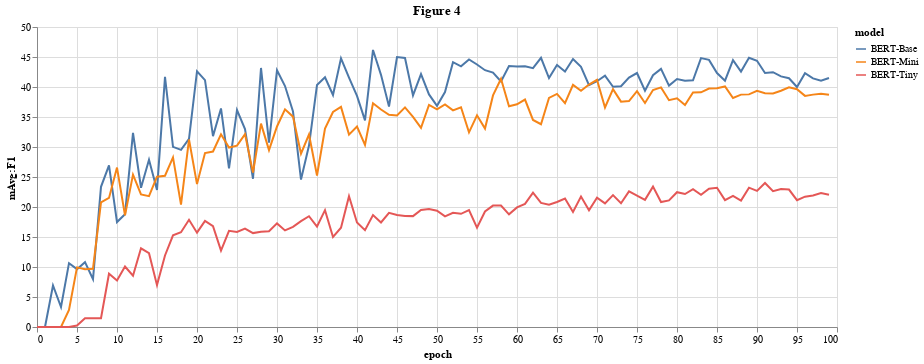

Notebook cell for this chart:
### Code cell
alt.Chart(df[df['model'].isin(['BERT-Base', 'BERT-Mini', 'BERT-Tiny'])]).mark_line().encode(
    x='epoch',
    y='mAvg:F1',
    color='model',
).properties(
    width=800,
    height=300,
    title='Figure 4'
)

### Figure 1 — Vega-Lite specification as saved in the notebook (floating-point values rounded to 4 significant figures; data arrays with more than 128 entries replaced by an {"elided": "..."} marker saying what was removed)
{"config": {"view": {"continuousWidth": 400, "continuousHeight": 300}}, "data": {"name": "data-254e7f010270771bc53711c2a492e15a"}, "mark": "line", "encoding": {"color": {"type": "nominal", "field": "model"}, "x": {"type": "quantitative", "field": "epoch"}, "y": {"type": "quantitative", "field": "mAvg:F1"}}, "height": 300, "title": "Figure 4", "width": 800, "$schema": "https://vega.github.io/schema/vega-lite/v4.8.1.json", "datasets": {"data-254e7f010270771bc53711c2a492e15a": {"elided": "300 records"}}}
